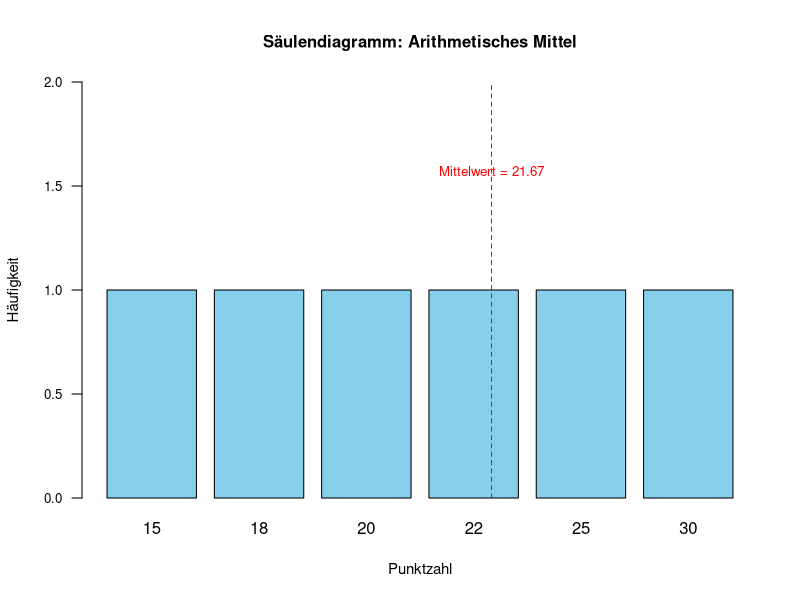
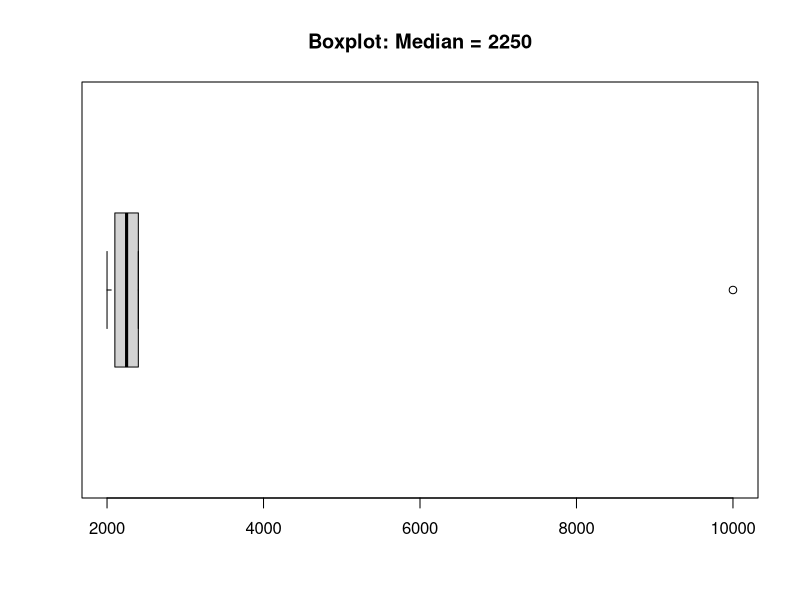
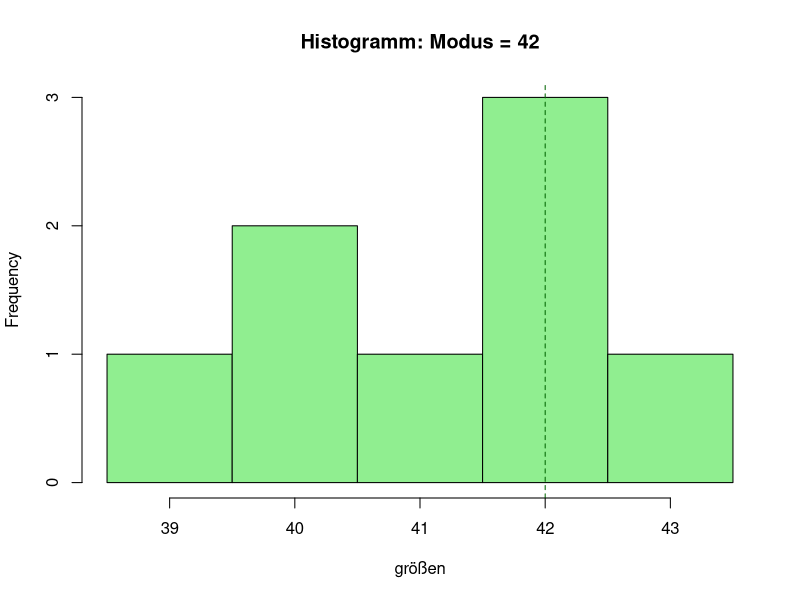
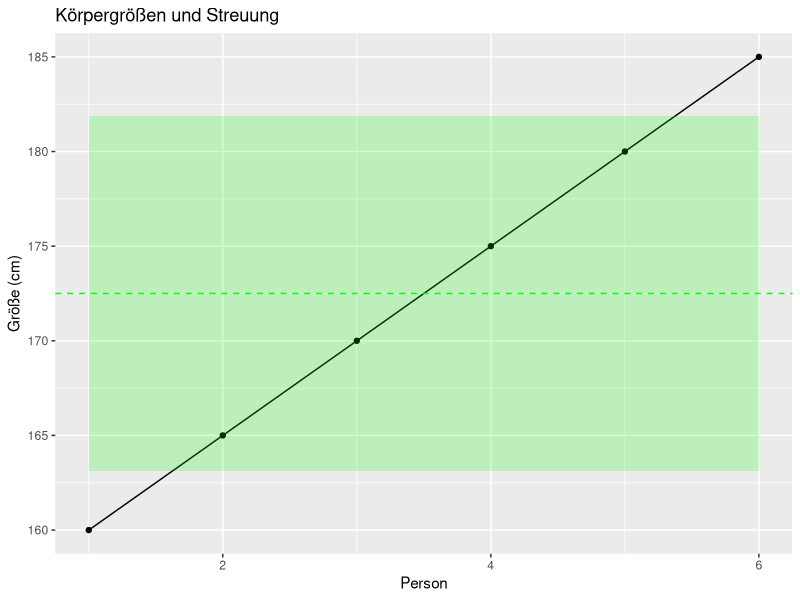

Recreate these plots in R, in order.
## ---- chunk 1
#| echo: true
#| fig-width: 5
#| fig-height: 4

# Daten
daten <- c(25, 20, 30, 15, 18, 22)

# Mittelwert berechnen
mittelwert <- mean(daten)
mittelwert
## ---- chunk 2
#| echo: true
#| code-font-size: 8pt
# Häufigkeiten zählen
häufigkeiten <- table(daten)

# Basis-R Säulendiagramm
barplot(häufigkeiten,
        col = "skyblue",
        border = "black",
        xlab = "Punktzahl",
        ylab = "Häufigkeit",
        main = "Säulendiagramm: Arithmetisches Mittel",
        cex.lab = 0.9,
        cex.axis = 0.8,
        cex.main = 1.0,
        ylim = c(0, max(häufigkeiten) + 1),
        las = 1)

# Mittelwert als vertikale gestrichelte Linie hinzufügen
pos <- which.min(abs(as.numeric(names(häufigkeiten)) - mittelwert)) + 0.5
abline(v = pos, col = "red", lty = 2)

# Mittelwert-Label oberhalb der Linie
text(x = pos, y = max(häufigkeiten) + 0.5,
     labels = paste0("Mittelwert = ", round(mittelwert, 2)),
     col = "red", pos = 3, cex = 0.8)

## ---- chunk 3
gehälter <- c(2000, 2100, 2200, 2300, 2400, 10000)
median_wert <- median(gehälter)

boxplot(gehälter, horizontal=TRUE, main=paste("Boxplot: Median =", median_wert))
## ---- chunk 4
größen <- c(39, 40, 40, 41, 42, 42, 42, 43)
modus <- names(sort(table(größen), decreasing=TRUE))[1]

hist(größen, breaks=seq(38.5, 43.5, 1), col="lightgreen", main=paste("Histogramm: Modus =", modus))
abline(v=as.numeric(modus), col="darkgreen", lty=2)
## ---- chunk 5
groessen <- c(160, 165, 170, 175, 180, 185)
mean_val <- mean(groessen)

# Varianz
variance <- var(groessen)

# Standardabweichung
std_dev <- sd(groessen)

cat("Mittelwert:", mean_val, "\n")
cat("Varianz:", variance, "\n")
cat("Standardabweichung:", std_dev, "\n")

# Visualisierung
library(ggplot2)

df <- data.frame(Person = 1:length(groessen), Größe = groessen)

ggplot(df, aes(x=Person, y=Größe)) +
  geom_point() + geom_line() +
  geom_hline(yintercept=mean_val, linetype="dashed", color="green") +
  geom_ribbon(aes(ymin=mean_val - std_dev, ymax=mean_val + std_dev), fill="green", alpha=0.2) +
  labs(title="Körpergrößen und Streuung", y="Größe (cm)", x="Person")

